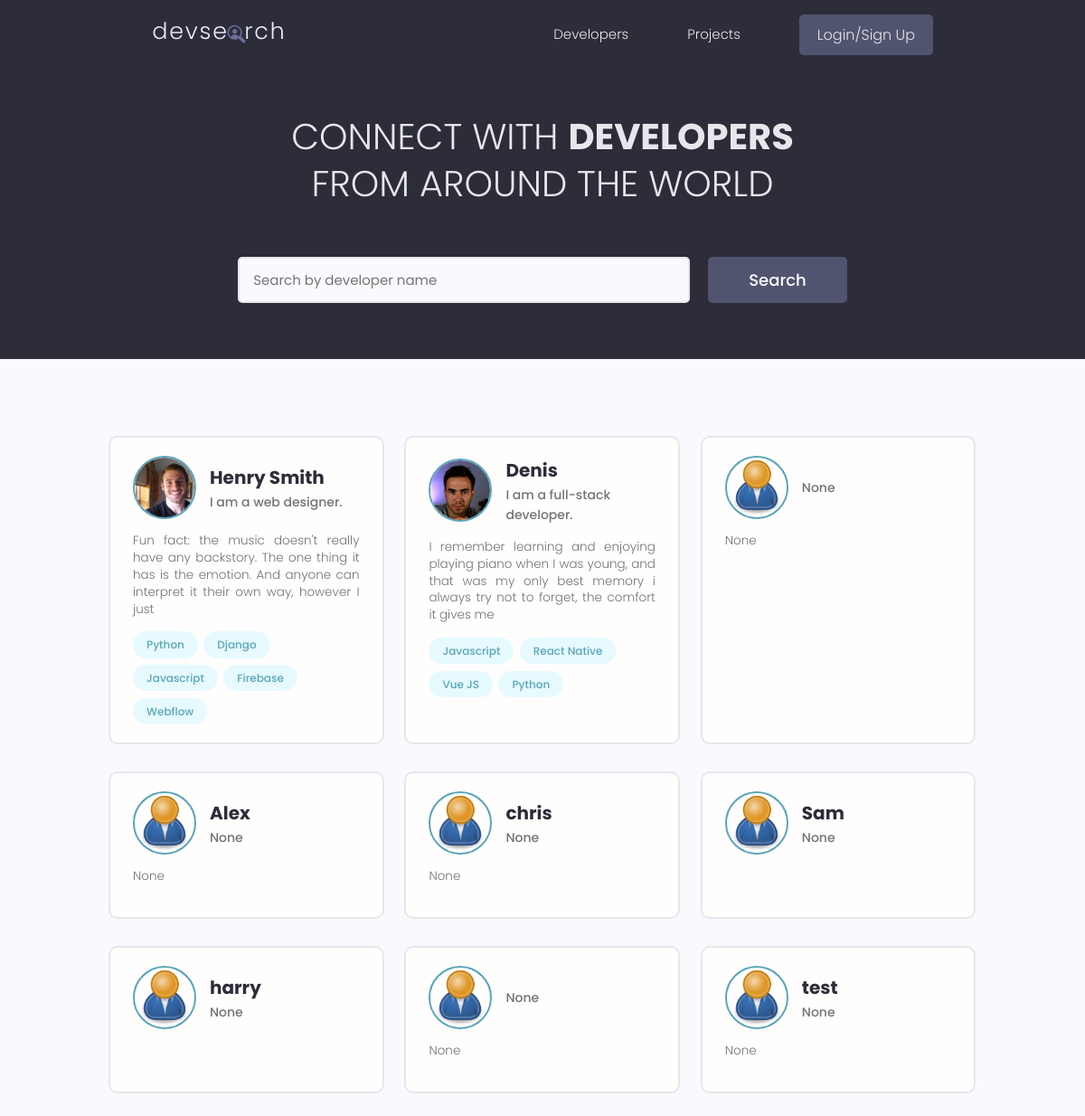
Before: / with the older database file.
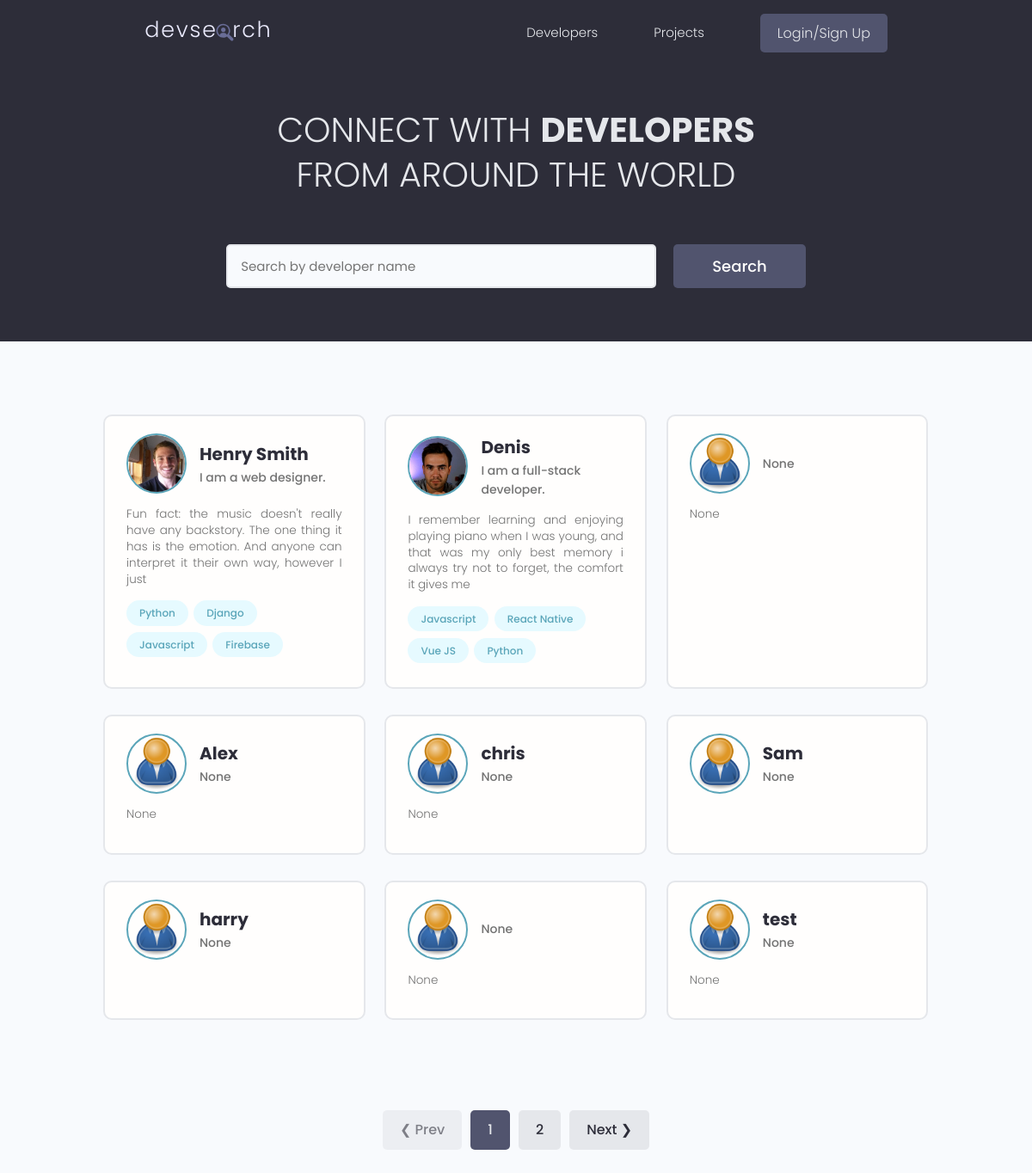
After: the same page with the newer database file.
### users/models.py (models this page shows, shortened)
class Profile(models.Model):
    user = models.OneToOneField(User, on_delete=models.CASCADE, null=True, blank=True)
    name = models.CharField(max_length=200, null=True, blank=True)
    username = models.CharField(max_length=200, null=True, blank=True)
    email = models.EmailField(max_length=200, null=True, blank=True)
    short_intro = models.CharField(max_length=500, null=True, blank=True)
    location = models.CharField(max_length=200, null=True, blank=True)
    bio = models.TextField(null=True, blank=True)
    profile_image = models.ImageField(
        null=True, blank=True, default="profiles/user-default.png", upload_to="profiles/")
    social_github = models.CharField(max_length=200, null=True, blank=True)
    social_twitter = models.CharField(max_length=200, null=True, blank=True)
    social_instagram = models.CharField(max_length=200, null=True, blank=True)
    social_youtube = models.CharField(max_length=200, null=True, blank=True)
    social_website = models.CharField(max_length=200, null=True, blank=True)
    created = models.DateTimeField(auto_now_add=True)
    id = models.UUIDField(default=uuid.uuid4, unique=True, primary_key=True, editable=False)
    class Meta:
        ordering = ['created', 'username']

class Skill(models.Model):
    user = models.ForeignKey(Profile, on_delete=models.CASCADE, null=True, blank=True)
    name = models.CharField(max_length=200, null=True, blank=True)
    description = models.TextField(null=True, blank=True)
    created = models.DateTimeField(auto_now_add=True)
    id = models.UUIDField(default=uuid.uuid4, unique=True, primary_key=True, editable=False)

### users/views.py (the view)
# urls.py: path('', views.profiles, name="profiles"),
def profiles(request):
    profiles, search_query = searchProfile(request)
    profiles, custom_range = paginateProfile(request, profiles, 9)
    context = {"profiles": profiles, "search_query":search_query, "custom_range": custom_range}
    return render(request, "users/profiles.html", context)

### users/utils.py (called while the page is built)
def searchProfile(request):
    search_query = ''
    if request.GET.get("search_query"):
        search_query = request.GET.get("search_query")
    skills = Skill.objects.filter(name__icontains=search_query)
    profiles = Profile.objects.distinct().filter(
        Q(name__icontains=search_query) |
        Q(short_intro__icontains=search_query) |
        Q(skill__in=skills))
    return profiles, search_query

def paginateProfile(request, profiles, result):
    page = request.GET.get("page")
    paginator = Paginator(profiles, result)
    try:
        profiles = paginator.page(page)
    except PageNotAnInteger:
        page = 1
        profiles = paginator.page(page)
    except EmptyPage:
        page = paginator.num_pages
        profiles = paginator.page(page)
    left_index = (int(page) - 4)
    if left_index < 1:
        left_index = 1
    right_index = (int(page) + 5)
    if right_index > paginator.num_pages:
        right_index = paginator.num_pages + 1
    custom_range = range(left_index, right_index)
    return profiles, custom_range

### users/templates/users/profiles.html (shortened to what this page needs)
{% extends 'main.html' %}
{% block content %}
<main class="home">
    <section class="hero-section text-center">
        <div class="container container--narrow">
            <div class="hero-section__box">
                <h2>CONNECT WITH <span>DEVELOPERS</span></h2>
                <h2>FROM AROUND THE WORLD</h2>
            </div>
            <div class="hero-section__search">
                <form id="searchForm" class="form" action="{% url 'profiles' %}" method="get">
                    <div class="form__field">
                        <input class="input input--text" id="formInput#search" type="text" name="search_query"
                          value="{{search_query}}" placeholder="Search by developer name" />
                    </div>
                    <input class="btn btn--sub btn--lg" type="submit" value="Search" />
                </form>
            </div>
        </div>
    </section>
    <section class="devlist">
        <div class="container">
            <div class="grid grid--three">
                {% for profile in profiles %}
                <div class="column card">
                    <div class="dev">
                        <a href="{% url 'profile' profile.id %}" class="card__body">
                            <div class="dev__profile">
                                <img class="avatar avatar--md" src="{{ profile.profile_image.url }}" alt="image" />
                                <div class="dev__meta">
                                  <h3>{{ profile.name }}</h3>
                                  <h5>{{ profile.short_intro|slice:"50" }}</h5>
                                </div>
                            </div>
                            <p class="dev__info">
                                {{ profile.bio|slice:"150" }}
                            </p>
                            <div class="dev__skills">
                                {% for skill in profile.skill_set.all %}
                                <span class="tag tag--pill tag--main">
                                  <small>{{ skill.name }}</small>
                                </span>
                                {% endfor %}
                            </div>
                        </a>
                    </div>
                </div>
                {% endfor %}
            </div>
        </div>
    </section>
    {% include 'pagination.html' with queryset=profiles custom_range=custom_range %}
  </main>
{% endblock %}

Changed rows visible on the page:
removed Skill: name "Webflow", shown under Profile "Henry Smith"
Other visible differences:
text now shown: "❮ Prev Next ❯"
new list line: "1"
new list line: "2"
